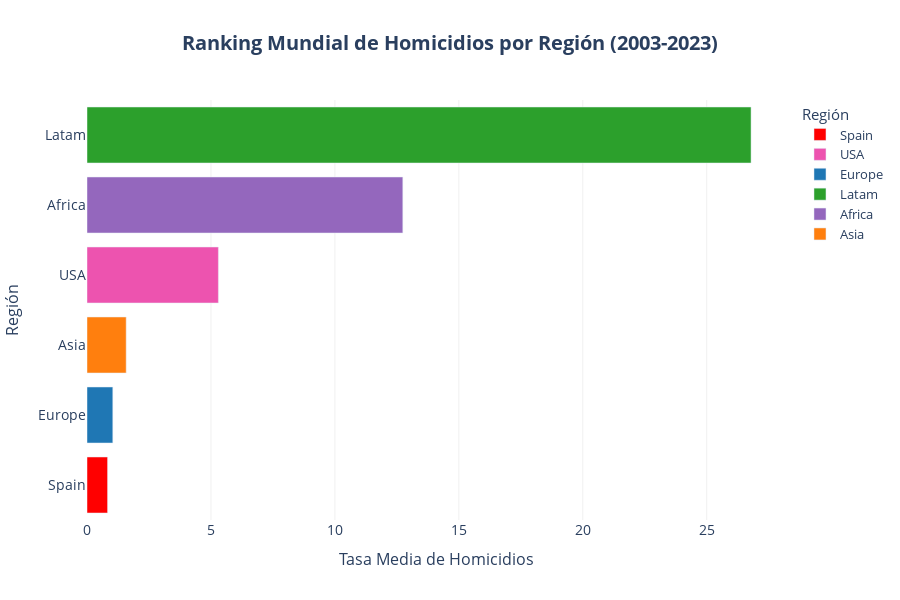
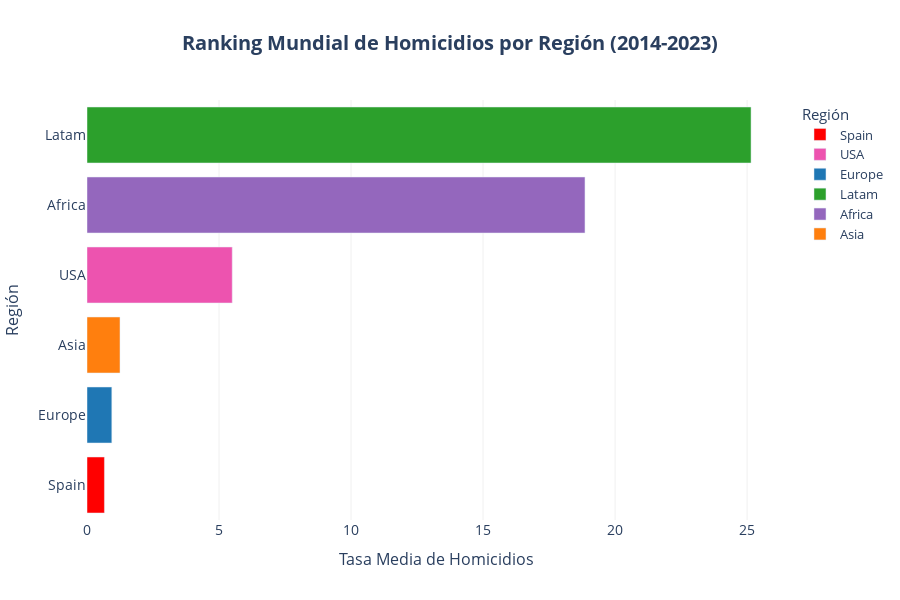
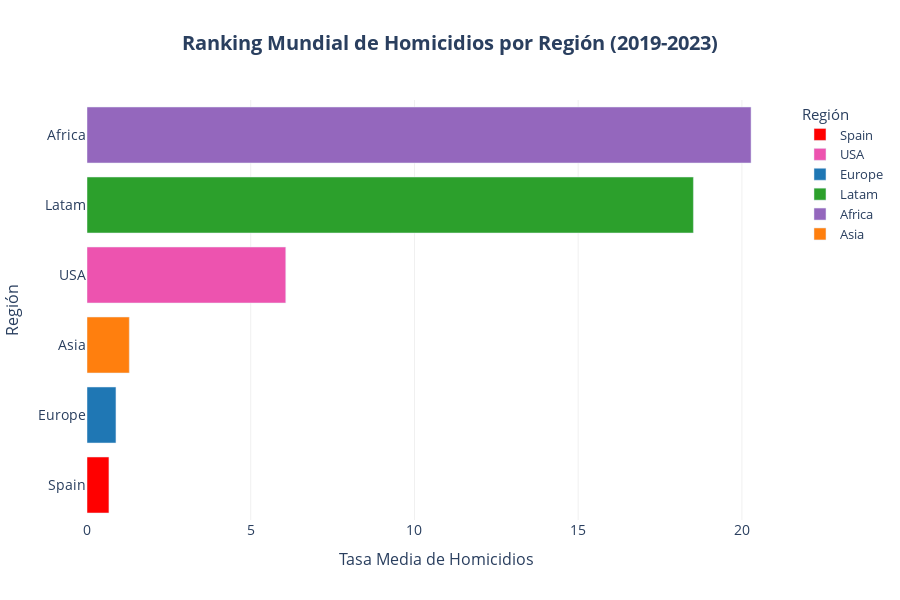

Notebook cell for these charts, in order:
### Code cell
for initial_year in ranking_initial_years:

    barplot(
        df = df_ranking_region[initial_year], 
        x='mean_homicides_rate', 
        y='Region_2', 
        orientation='h', 
        color='Region_2', 
        color_discrete_map=COLOR_MAP, 
        category_orders=CATEGORY_ORDERS,
        hover_data=HOVER_DATA['ranking_region'], 
        labels=LABELS['ranking'],
        hovertemplate=HOVER_TEMPLATES['ranking'],
        title=f"Ranking Mundial de Homicidios por Región ({initial_year}-2023)",
        plot_save_path=os.path.join(PROJECT_PATH, 'plots', f'{initial_year}_2023_' + PLOT_FILENAME['ranking_region']), 
        show=True
        )

### Figure 1 — Plotly figure (JSON) as saved in the notebook; plotly's stock layout.template omitted (floating-point values rounded to 4 significant figures)
{"data": [{"cliponaxis": false, "hovertemplate": "<b style='font-size: 14px'>%{y}</b><br><br><b>Tasa Media de Homicidios:</b> %{x}<br><extra></extra>", "legendgroup": "Spain", "marker": {"color": "#FF0000", "pattern": {"shape": ""}}, "name": "Spain", "orientation": "h", "showlegend": true, "textangle": 0, "textfont": {"size": 12}, "textposition": "outside", "type": "bar", "x": [0.83], "xaxis": "x", "y": ["Spain"], "yaxis": "y"}, {"cliponaxis": false, "hovertemplate": "<b style='font-size: 14px'>%{y}</b><br><br><b>Tasa Media de Homicidios:</b> %{x}<br><extra></extra>", "legendgroup": "USA", "marker": {"color": "#ED53AF", "pattern": {"shape": ""}}, "name": "USA", "orientation": "h", "showlegend": true, "textangle": 0, "textfont": {"size": 12}, "textposition": "outside", "type": "bar", "x": [5.3], "xaxis": "x", "y": ["USA"], "yaxis": "y"}, {"cliponaxis": false, "hovertemplate": "<b style='font-size: 14px'>%{y}</b><br><br><b>Tasa Media de Homicidios:</b> %{x}<br><extra></extra>", "legendgroup": "Europe", "marker": {"color": "#1f77b4", "pattern": {"shape": ""}}, "name": "Europe", "orientation": "h", "showlegend": true, "textangle": 0, "textfont": {"size": 12}, "textposition": "outside", "type": "bar", "x": [1.041], "xaxis": "x", "y": ["Europe"], "yaxis": "y"}, {"cliponaxis": false, "hovertemplate": "<b style='font-size: 14px'>%{y}</b><br><br><b>Tasa Media de Homicidios:</b> %{x}<br><extra></extra>", "legendgroup": "Latam", "marker": {"color": "#2ca02c", "pattern": {"shape": ""}}, "name": "Latam", "orientation": "h", "showlegend": true, "textangle": 0, "textfont": {"size": 12}, "textposition": "outside", "type": "bar", "x": [26.79], "xaxis": "x", "y": ["Latam"], "yaxis": "y"}, {"cliponaxis": false, "hovertemplate": "<b style='font-size: 14px'>%{y}</b><br><br><b>Tasa Media de Homicidios:</b> %{x}<br><extra></extra>", "legendgroup": "Africa", "marker": {"color": "#9467bd", "pattern": {"shape": ""}}, "name": "Africa", "orientation": "h", "showlegend": true, "textangle": 0, "textfont": {"size": 12}, "textposition": "outside", "type": "bar", "x": [12.74], "xaxis": "x", "y": ["Africa"], "yaxis": "y"}, {"cliponaxis": false, "hovertemplate": "<b style='font-size: 14px'>%{y}</b><br><br><b>Tasa Media de Homicidios:</b> %{x}<br><extra></extra>", "legendgroup": "Asia", "marker": {"color": "#ff7f0e", "pattern": {"shape": ""}}, "name": "Asia", "orientation": "h", "showlegend": true, "textangle": 0, "textfont": {"size": 12}, "textposition": "outside", "type": "bar", "x": [1.58], "xaxis": "x", "y": ["Asia"], "yaxis": "y"}], "layout": {"barmode": "relative", "height": 600, "legend": {"font": {"size": 13}, "title": {"font": {"size": 15}, "text": "Región"}, "tracegroupgap": 0}, "plot_bgcolor": "white", "showlegend": true, "title": {"font": {"size": 20}, "text": "<b>Ranking Mundial de Homicidios por Región (2003-2023)</b>", "x": 0.5, "xanchor": "center"}, "xaxis": {"anchor": "y", "domain": [0, 1], "gridcolor": "#f0f0f0", "showgrid": true, "tickfont": {"size": 14}, "title": {"font": {"size": 16}, "text": "Tasa Media de Homicidios"}}, "yaxis": {"anchor": "x", "categoryarray": ["Asia", "Africa", "Latam", "Europe", "USA", "Spain"], "categoryorder": "total ascending", "domain": [0, 1], "showgrid": false, "tickfont": {"size": 14}, "title": {"font": {"size": 16}, "text": "Región"}}}}

### Figure 2 — Plotly figure (JSON) as saved in the notebook; plotly's stock layout.template omitted (floating-point values rounded to 4 significant figures)
{"data": [{"cliponaxis": false, "hovertemplate": "<b style='font-size: 14px'>%{y}</b><br><br><b>Tasa Media de Homicidios:</b> %{x}<br><extra></extra>", "legendgroup": "Spain", "marker": {"color": "#FF0000", "pattern": {"shape": ""}}, "name": "Spain", "orientation": "h", "showlegend": true, "textangle": 0, "textfont": {"size": 12}, "textposition": "outside", "type": "bar", "x": [0.66], "xaxis": "x", "y": ["Spain"], "yaxis": "y"}, {"cliponaxis": false, "hovertemplate": "<b style='font-size: 14px'>%{y}</b><br><br><b>Tasa Media de Homicidios:</b> %{x}<br><extra></extra>", "legendgroup": "USA", "marker": {"color": "#ED53AF", "pattern": {"shape": ""}}, "name": "USA", "orientation": "h", "showlegend": true, "textangle": 0, "textfont": {"size": 12}, "textposition": "outside", "type": "bar", "x": [5.5], "xaxis": "x", "y": ["USA"], "yaxis": "y"}, {"cliponaxis": false, "hovertemplate": "<b style='font-size: 14px'>%{y}</b><br><br><b>Tasa Media de Homicidios:</b> %{x}<br><extra></extra>", "legendgroup": "Europe", "marker": {"color": "#1f77b4", "pattern": {"shape": ""}}, "name": "Europe", "orientation": "h", "showlegend": true, "textangle": 0, "textfont": {"size": 12}, "textposition": "outside", "type": "bar", "x": [0.94], "xaxis": "x", "y": ["Europe"], "yaxis": "y"}, {"cliponaxis": false, "hovertemplate": "<b style='font-size: 14px'>%{y}</b><br><br><b>Tasa Media de Homicidios:</b> %{x}<br><extra></extra>", "legendgroup": "Latam", "marker": {"color": "#2ca02c", "pattern": {"shape": ""}}, "name": "Latam", "orientation": "h", "showlegend": true, "textangle": 0, "textfont": {"size": 12}, "textposition": "outside", "type": "bar", "x": [25.15], "xaxis": "x", "y": ["Latam"], "yaxis": "y"}, {"cliponaxis": false, "hovertemplate": "<b style='font-size: 14px'>%{y}</b><br><br><b>Tasa Media de Homicidios:</b> %{x}<br><extra></extra>", "legendgroup": "Africa", "marker": {"color": "#9467bd", "pattern": {"shape": ""}}, "name": "Africa", "orientation": "h", "showlegend": true, "textangle": 0, "textfont": {"size": 12}, "textposition": "outside", "type": "bar", "x": [18.86], "xaxis": "x", "y": ["Africa"], "yaxis": "y"}, {"cliponaxis": false, "hovertemplate": "<b style='font-size: 14px'>%{y}</b><br><br><b>Tasa Media de Homicidios:</b> %{x}<br><extra></extra>", "legendgroup": "Asia", "marker": {"color": "#ff7f0e", "pattern": {"shape": ""}}, "name": "Asia", "orientation": "h", "showlegend": true, "textangle": 0, "textfont": {"size": 12}, "textposition": "outside", "type": "bar", "x": [1.25], "xaxis": "x", "y": ["Asia"], "yaxis": "y"}], "layout": {"barmode": "relative", "height": 600, "legend": {"font": {"size": 13}, "title": {"font": {"size": 15}, "text": "Región"}, "tracegroupgap": 0}, "plot_bgcolor": "white", "showlegend": true, "title": {"font": {"size": 20}, "text": "<b>Ranking Mundial de Homicidios por Región (2014-2023)</b>", "x": 0.5, "xanchor": "center"}, "xaxis": {"anchor": "y", "domain": [0, 1], "gridcolor": "#f0f0f0", "showgrid": true, "tickfont": {"size": 14}, "title": {"font": {"size": 16}, "text": "Tasa Media de Homicidios"}}, "yaxis": {"anchor": "x", "categoryarray": ["Asia", "Africa", "Latam", "Europe", "USA", "Spain"], "categoryorder": "total ascending", "domain": [0, 1], "showgrid": false, "tickfont": {"size": 14}, "title": {"font": {"size": 16}, "text": "Región"}}}}

### Figure 3 — Plotly figure (JSON) as saved in the notebook; plotly's stock layout.template omitted (floating-point values rounded to 4 significant figures)
{"data": [{"cliponaxis": false, "hovertemplate": "<b style='font-size: 14px'>%{y}</b><br><br><b>Tasa Media de Homicidios:</b> %{x}<br><extra></extra>", "legendgroup": "Spain", "marker": {"color": "#FF0000", "pattern": {"shape": ""}}, "name": "Spain", "orientation": "h", "showlegend": true, "textangle": 0, "textfont": {"size": 12}, "textposition": "outside", "type": "bar", "x": [0.67], "xaxis": "x", "y": ["Spain"], "yaxis": "y"}, {"cliponaxis": false, "hovertemplate": "<b style='font-size: 14px'>%{y}</b><br><br><b>Tasa Media de Homicidios:</b> %{x}<br><extra></extra>", "legendgroup": "USA", "marker": {"color": "#ED53AF", "pattern": {"shape": ""}}, "name": "USA", "orientation": "h", "showlegend": true, "textangle": 0, "textfont": {"size": 12}, "textposition": "outside", "type": "bar", "x": [6.07], "xaxis": "x", "y": ["USA"], "yaxis": "y"}, {"cliponaxis": false, "hovertemplate": "<b style='font-size: 14px'>%{y}</b><br><br><b>Tasa Media de Homicidios:</b> %{x}<br><extra></extra>", "legendgroup": "Europe", "marker": {"color": "#1f77b4", "pattern": {"shape": ""}}, "name": "Europe", "orientation": "h", "showlegend": true, "textangle": 0, "textfont": {"size": 12}, "textposition": "outside", "type": "bar", "x": [0.8844], "xaxis": "x", "y": ["Europe"], "yaxis": "y"}, {"cliponaxis": false, "hovertemplate": "<b style='font-size: 14px'>%{y}</b><br><br><b>Tasa Media de Homicidios:</b> %{x}<br><extra></extra>", "legendgroup": "Latam", "marker": {"color": "#2ca02c", "pattern": {"shape": ""}}, "name": "Latam", "orientation": "h", "showlegend": true, "textangle": 0, "textfont": {"size": 12}, "textposition": "outside", "type": "bar", "x": [18.52], "xaxis": "x", "y": ["Latam"], "yaxis": "y"}, {"cliponaxis": false, "hovertemplate": "<b style='font-size: 14px'>%{y}</b><br><br><b>Tasa Media de Homicidios:</b> %{x}<br><extra></extra>", "legendgroup": "Africa", "marker": {"color": "#9467bd", "pattern": {"shape": ""}}, "name": "Africa", "orientation": "h", "showlegend": true, "textangle": 0, "textfont": {"size": 12}, "textposition": "outside", "type": "bar", "x": [20.28], "xaxis": "x", "y": ["Africa"], "yaxis": "y"}, {"cliponaxis": false, "hovertemplate": "<b style='font-size: 14px'>%{y}</b><br><br><b>Tasa Media de Homicidios:</b> %{x}<br><extra></extra>", "legendgroup": "Asia", "marker": {"color": "#ff7f0e", "pattern": {"shape": ""}}, "name": "Asia", "orientation": "h", "showlegend": true, "textangle": 0, "textfont": {"size": 12}, "textposition": "outside", "type": "bar", "x": [1.292], "xaxis": "x", "y": ["Asia"], "yaxis": "y"}], "layout": {"barmode": "relative", "height": 600, "legend": {"font": {"size": 13}, "title": {"font": {"size": 15}, "text": "Región"}, "tracegroupgap": 0}, "plot_bgcolor": "white", "showlegend": true, "title": {"font": {"size": 20}, "text": "<b>Ranking Mundial de Homicidios por Región (2019-2023)</b>", "x": 0.5, "xanchor": "center"}, "xaxis": {"anchor": "y", "domain": [0, 1], "gridcolor": "#f0f0f0", "showgrid": true, "tickfont": {"size": 14}, "title": {"font": {"size": 16}, "text": "Tasa Media de Homicidios"}}, "yaxis": {"anchor": "x", "categoryarray": ["Asia", "Africa", "Latam", "Europe", "USA", "Spain"], "categoryorder": "total ascending", "domain": [0, 1], "showgrid": false, "tickfont": {"size": 14}, "title": {"font": {"size": 16}, "text": "Región"}}}}
